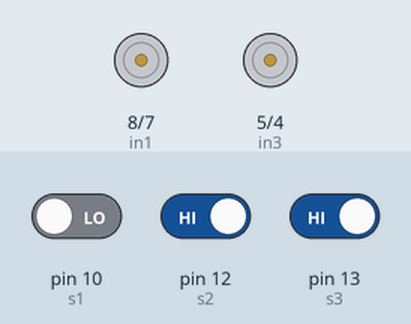
Bench run of a sketch on a simulated Arduino Uno, built with avr-gcc and run on an emulated ATmega328P. Shown: motor-driver pin pairs drawn as motors (green arrow = first pin HIGH = forward, orange = second pin HIGH = backward, longer = more drive, scaled by the enable pin). The test bench sets the inputs (shaded band); at power-on: pin 12 (s2) HIGH, pin 10 (s1) LOW, pin 13 (s3) HIGH.

Above: at 1.2 s.
1.3 s: pin 12 (s2) driven LOW
At 2.0 s:
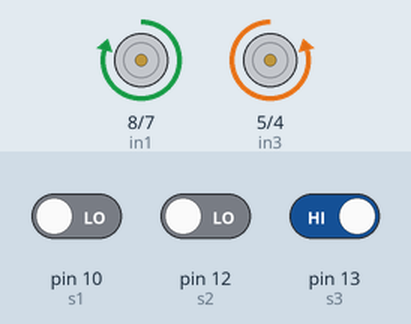
2.8 s: pin 10 (s1) driven HIGH and pin 13 (s3) driven LOW
At 3.2 s:
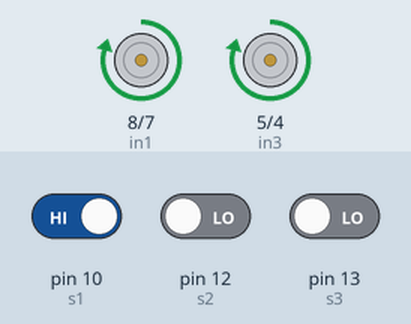
4.3 s: pin 10 (s1) driven LOW and pin 12 (s2) driven HIGH
At 5.5 s:
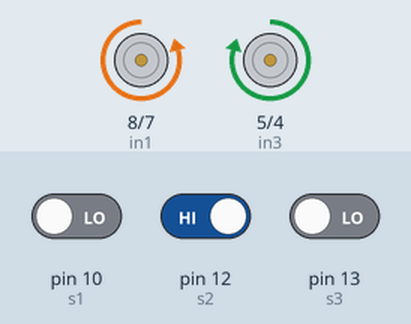
Timing chart, 0 to 7.3 s (numbered marks = the images above; inputs shaded):
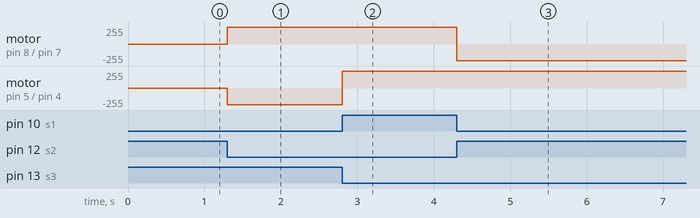

Measured:
- after the input at 1.3 s, motor on pin 8 (in1) / pin 7 (in2): stopped → forward 250/255 at once; motor on pin 5 (in3) / pin 4 (in4): stopped → backward 250/255 at once
- after the input at 2.8 s, motor on pin 5 (in3) / pin 4 (in4): backward 250/255 → forward 250/255 at once
- after the input at 4.3 s, motor on pin 8 (in1) / pin 7 (in2): forward 250/255 → backward 250/255 at once

The sketch:

sketch_apr03a.ino
```cpp
// Right Side Motors
int enA = 9;
int in1 = 8;
int in2 = 7;

// Left Side Motors
int enB = 3;
int in3 = 5;
int in4 = 4;

// sensiors pins

int s1 =10;
int s2 =12;
int s3 =13;
int res1 ,res2 ,res3;
void setup() {
  pinMode(enA , OUTPUT);
  pinMode(in1 , OUTPUT);
  pinMode(in2 , OUTPUT);
  pinMode(enB , OUTPUT);
  pinMode(in3 , OUTPUT);
  pinMode(in4 , OUTPUT);

  pinMode(s1 , INPUT);   // middel
  pinMode(s2 , INPUT);   //right
  pinMode(s3 , INPUT);   //left


}

void loop() {

res1 = digitalRead(s1);
res2 = digitalRead(s2);
res3 = digitalRead(s3);

if  (  res1== 1 && res2 ==0 && res3 == 0 )
{

        digitalWrite(in1,HIGH);
        digitalWrite(in2,LOW);
        analogWrite(enA,250);
        digitalWrite(in3,HIGH);
        digitalWrite(in4,LOW);
        analogWrite(enB,250);


  }


else if ( res1== 0 && res2 ==1 && res3 == 0)
{
        digitalWrite(in1,LOW);
        digitalWrite(in2,HIGH);
        analogWrite(enA,250);
        digitalWrite(in3,HIGH);
        digitalWrite(in4,LOW);
        analogWrite(enB,250);

  }


else if ( res1== 0 && res2 ==0 && res3 == 1)
{       digitalWrite(in1,HIGH);
        digitalWrite(in2,LOW);
        analogWrite(enA,250);
        digitalWrite(in3,LOW);
        digitalWrite(in4,HIGH);
        analogWrite(enB,250);
  }


}
```
